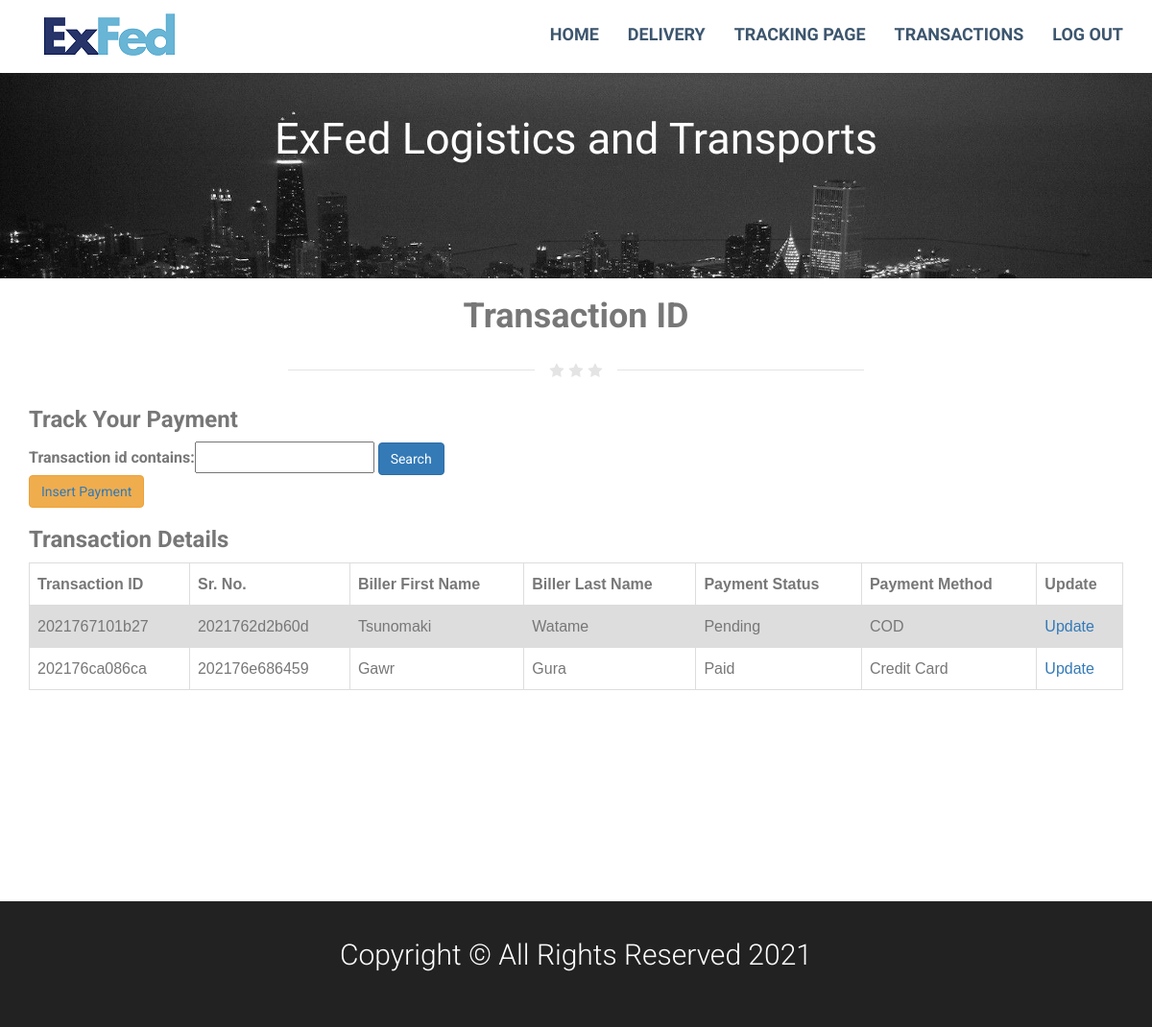
The page /pay_tables/ (signed in) on the database as committed earlier.
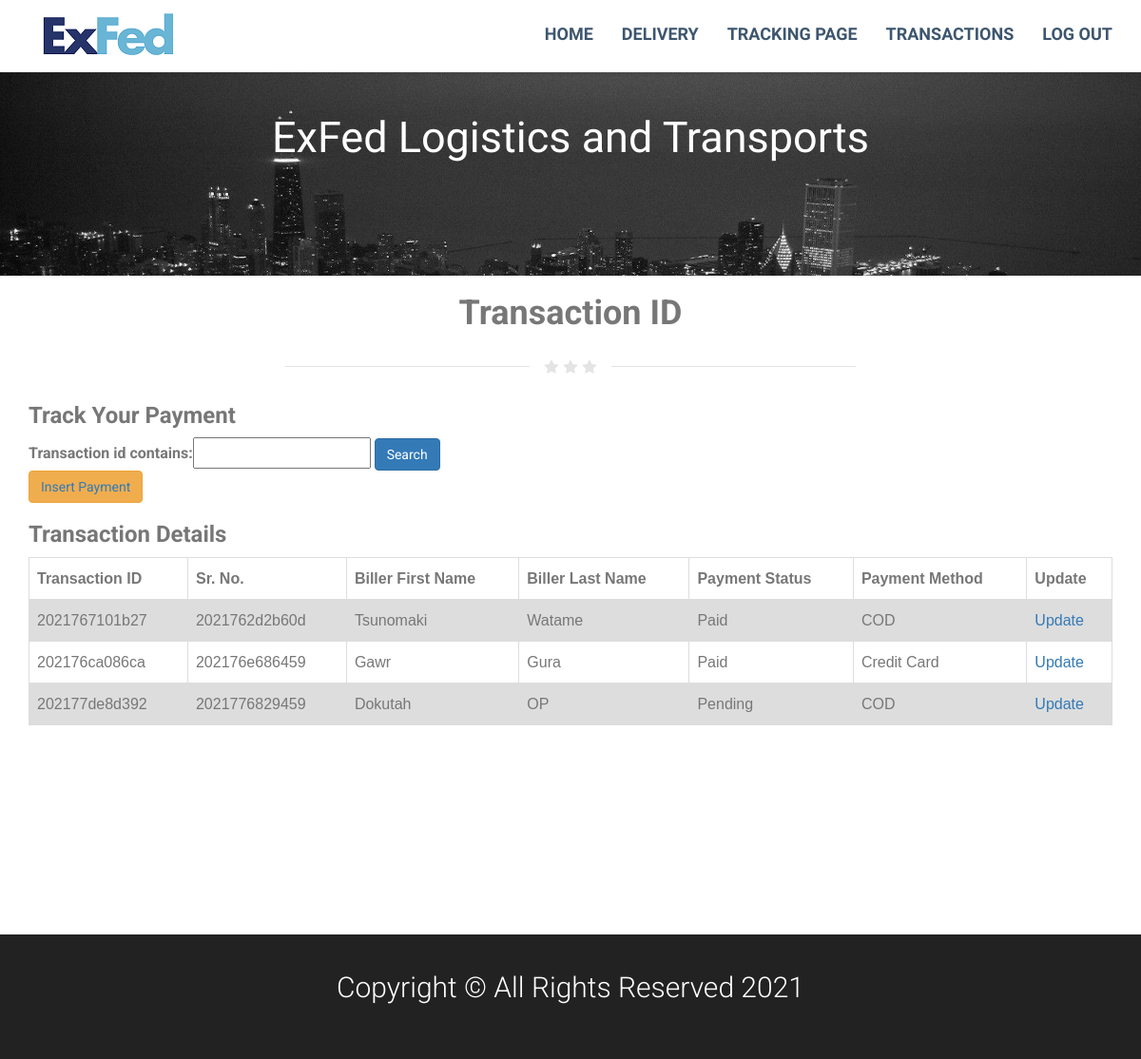
The same page on the database as committed later.
### cms/models.py (models this page shows, shortened)
class Payment(models.Model):
	STATUS = (('Pending','Pending'),
			 ('Paid', 'Paid'))
	METHOD = (('COD','COD'),
			  ('Credit Card','Credit Card'),
			  ('Paypal','Paypal'))
	shipment = models.ForeignKey(Delivery, null = True, on_delete = models.SET_NULL)
	bill_fn = models.CharField(max_length = 200, null = True)
	bill_sn = models.CharField(max_length = 200, null = True)
	bill_email = models.CharField(max_length = 200, null = True)
	price = models.FloatField(null = True, default = 500)
	pay_method = models.CharField(max_length = 11, null = True, choices = METHOD)
	pay_status = models.CharField(max_length = 11, choices = STATUS, default= 'Pending')
	transaction_id = models.CharField(primary_key = True, default = create_id, editable = False, max_length = 10)

class Delivery(models.Model):
	sender_name = models.CharField(max_length = 200, null = True)
	sender_contact_no = models.CharField(max_length = 200, null = True)
	sender_email = models.CharField(max_length = 200, null = True)
	sender_address = models.CharField(max_length = 200, null = True)
	receiver_name = models.CharField(max_length = 200, null = True)
	receiver_contact_no = models.CharField(max_length = 200, null = True)
	receiver_email = models.CharField(max_length = 200, null = True)
	receiver_address = models.CharField(max_length = 200, null = True)
	description = models.CharField(max_length = 200, null = True)
	id = models.CharField(primary_key = True, default = create_id, editable = False, max_length = 10)
	date_created = models.DateTimeField(auto_now_add = True, null = True)
	date_updated = models.DateTimeField(auto_now = True, null = True)
	def __str__(self):
		return self.id

### cms/views.py (the view)
# urls.py: path('pay_tables/', views.pay_tables, name="pay_tables"),
@login_required(login_url='login')
def pay_tables(request):
	payment = Payment.objects.all()
	payfilter = PaymentFilter(request.GET, queryset=payment)
	payment = payfilter.qs
	context = {'payment': payment, 'payfilter':payfilter}
	return render(request, 'cms/pay_tables.html',  context)

### cms/templates/cms/pay_tables.html (shortened to what this page needs)
{% extends 'cms/navbar_in.html' %}
{% load static %}
{% block content %}
    <div class="underlined-title">
    <div class="editContent">
      <h1 class="text-center">Transaction ID</h1>
    </div>
    <div class="wow-hr type_short">
      <span class="wow-hr-h">
      <i class="fa fa-star"></i>
      <i class="fa fa-star"></i>
      <i class="fa fa-star"></i>
      </span>
    </div>
  </div>
<section class="item content">
<div class="container toparea">
  <div class="underlined-title">
    <div class="editContent">
      <h3 class="text-left">Track Your Payment</h3>
    </div>
    <div class="row g-3">
      <div class = "col col-md-12">
        <form method="get" >
            {{payfilter.form}}
          <button class = "btn btn-primary" type="submit">Search</button>
        </form>
      </div>
      <div class="col col-md-6">
          <button class="btn btn-warning"><a href="{% url 'payment' %}">Insert Payment</a></button>
      </div>
    </div>
</head>
<body>
<h3>Transaction Details</h3>
<table>
  <tr>
    <th>Transaction ID</th>
    <th>Sr. No.</th>
    <th>Biller First Name</th>
    <th>Biller Last Name</th>
    <th>Payment Status</th>
    <th>Payment Method</th>
    <th>Update</th>
  </tr>
    {% for i in payment %}
    <tr>
      <td>{{i.transaction_id}}</td>
      <td>{{i.shipment}}</td>
      <td>{{i.bill_fn}}</td>
      <td>{{i.bill_sn}}</td>
      <td>{{i.pay_status}}</td>
      <td>{{i.pay_method}}</td>
      <td> <a href="{% url 'updatepayment' i.transaction_id %}">Update</a></td>
    </tr>
    {% endfor %}
</table>
</body>
</section>
{% endblock %}

### cms/templates/cms/navbar_in.html (shortened to what this page needs)
{% load static %}
<!DOCTYPE html>
<html>
<head>
<link href="{% static '/css/bootstrap.min.css' %}" rel="stylesheet">
<link href="https://maxcdn.bootstrapcdn.com/font-awesome/4.6.3/css/font-awesome.min.css" rel="stylesheet">
<link href="{% static 'css/style.css' %}" rel="stylesheet">
</head>
<body>
<header class="item header margin-top-0">
  <div class="wrapper">
    <nav role="navigation" class="navbar navbar-white navbar-embossed navbar-lg navbar-fixed-top">
    <div class="container">
      <div class="navbar-header">
        <a href=" {% url 'dashboard' %} "><img src="{% static 'images/exfedlogo.png' %}" alt=""></a>
      </div>
      <div id="navbar-collapse-02" class="collapse navbar-collapse">
        <ul class="nav navbar-nav navbar-right">
          <li class="propClone"><a href="{% url 'dashboard' %}">Home</a></li>
          <li class="propClone"><a href="{% url 'delivery' %}">Delivery</a></li>
          <li class="propClone"><a href="{% url 'tracking' %}">Tracking Page</a></li>
          <li class="propClone"><a href="{% url 'pay_tables' %}">Transactions</a></li>
          <li class="propClone"><a href="{% url 'login' %}">Log Out</a></li>
        </ul>
      </div>
    </div>
    </nav>
    <div class="container">
      <div class="row">
        <div class="col-md-12 text-center">
          <div class="text-pageheader">
            <div class="subtext-image" data-scrollreveal="enter bottom over 1.7s after 0.0s">
               ExFed Logistics and Transports
            </div>
          </div>
        </div>
      </div>
    </div>
    </div>
  </header>
  {% block content %}
  {% endblock %}
<section class="content-block" style="background-color:#ffffff;">
<div class="container text-center">
  <div class="row">
    <div class="col-sm-10 col-sm-offset-1">
    </div>
  </div>
</div>
</section>
<div class="footer text-center">
  <div class="container">
    <div class="row">
      <p class="footernote">
        Copyright © All Rights Reserved 2021
      </p>
    </div>
  </div>
</div>
</body>
</html>

### cms/static/css/style.css (style rules this page uses)
body { font-family: Roboto; font-weight: 300; font-size: 16px; color: #777; line-height: 1.7; }
h1, h2, h3, h4, h5, h6 { font-family: Roboto; font-weight: 700; }
.text-left { text-align: left !important; }
.content-block { padding: 50px 0; margin-top: 50px; }
.navbar-lg { min-height: 76px; }
header .navbar-white a { color: #3d566e; font-weight: 700; }
.item.content, .item.portfolio, .item.team, .item.pricing, .item.contact { padding-top: 40px; padding-bottom: 0px; }
header .navbar-white { background: #fff; box-shadow: 0px 3px 2px 0px rgba(50, 50, 50, 0.1); }
.item.header { background-image: url(../images/homeimg.jpg); background-repeat: no-repeat; background-position: 0% top; background-size: cover; background-attachment: scroll; background-color: rgba(0, 0, 0, 0); }
.navbar-nav, .navbar > .container .navbar-brand { font-family: Dosis; text-transform: uppercase; }
.text-pageheader { text-align: center; color: #fff; z-index: 2; position: relative; font-size: 45px; line-height: 90px; text-transform: uppercase; padding-top: 100px; padding-bottom: 100px; font-weight: 700; font-family: Dosis; }
.subtext-image { text-transform: none; font-weight: 100 !important; }
.toparea { background: #fff; margin-top: -100px; padding-top: 30px; }
.wow-hr { position: relative; font-size: 0; text-align: center; height: 24px; margin: auto; margin-top: 2%; margin-bottom: 3%; width: 50%; padding: 2px 0; overflow: hidden; clear: both; }
.wow-hr-h:before { left: -13px; margin-left: -50%; background: #f7f7f7; }
.wow-hr-h:after { left: 13px; margin-right: -50%; }
.wow-hr-h:before, .wow-hr-h:after { display: inline-block; content: ""; height: 1px; width: 50%; margin-top: 9px; vertical-align: top; position: relative; background-color: #e4e4e4; }
.wow-hr-h i { font-size: 16px; line-height: 20px; height: 20px; width: 20px; vertical-align: top; text-align: center; color: #e4e4e4; }
img { max-width: 100%; }
.footer { background: #222; color: #999; font-size: 14px; padding: 30px 0 40px 0; margin-top: 0px; }
ul, ol { -moz-padding-start: 0px; -webkit-padding-start: 0px; -khtml-padding-start: 0px; -o-padding-start: 0px; padding-start: 0px; padding-left: 0px; }
.footernote { font-size: 30px; color: #fff; }
@media (min-width: 768px) { .navbar-lg .navbar-nav > li > a { padding-top: 26px; padding-bottom: 26px; font-size: 18px; } }

### cms/templates/cms/pay_tables.html (style rules this page uses)
table { font-family: arial, sans-serif; border-collapse: collapse; width: 100%; }
td, th { border: 1px solid #dddddd; text-align: left; padding: 8px; }
tr:nth-child(even) { background-color: #dddddd; }

Rows that differ between the two databases and show on the page:
changed Payment "Tsunomaki": pay_status "Pending" → "Paid"
added Payment: transaction_id "202177de8d392", shipment "2021776829459", bill_fn "Dokutah", bill_sn "OP", pay_status "Pending", pay_method "COD"
